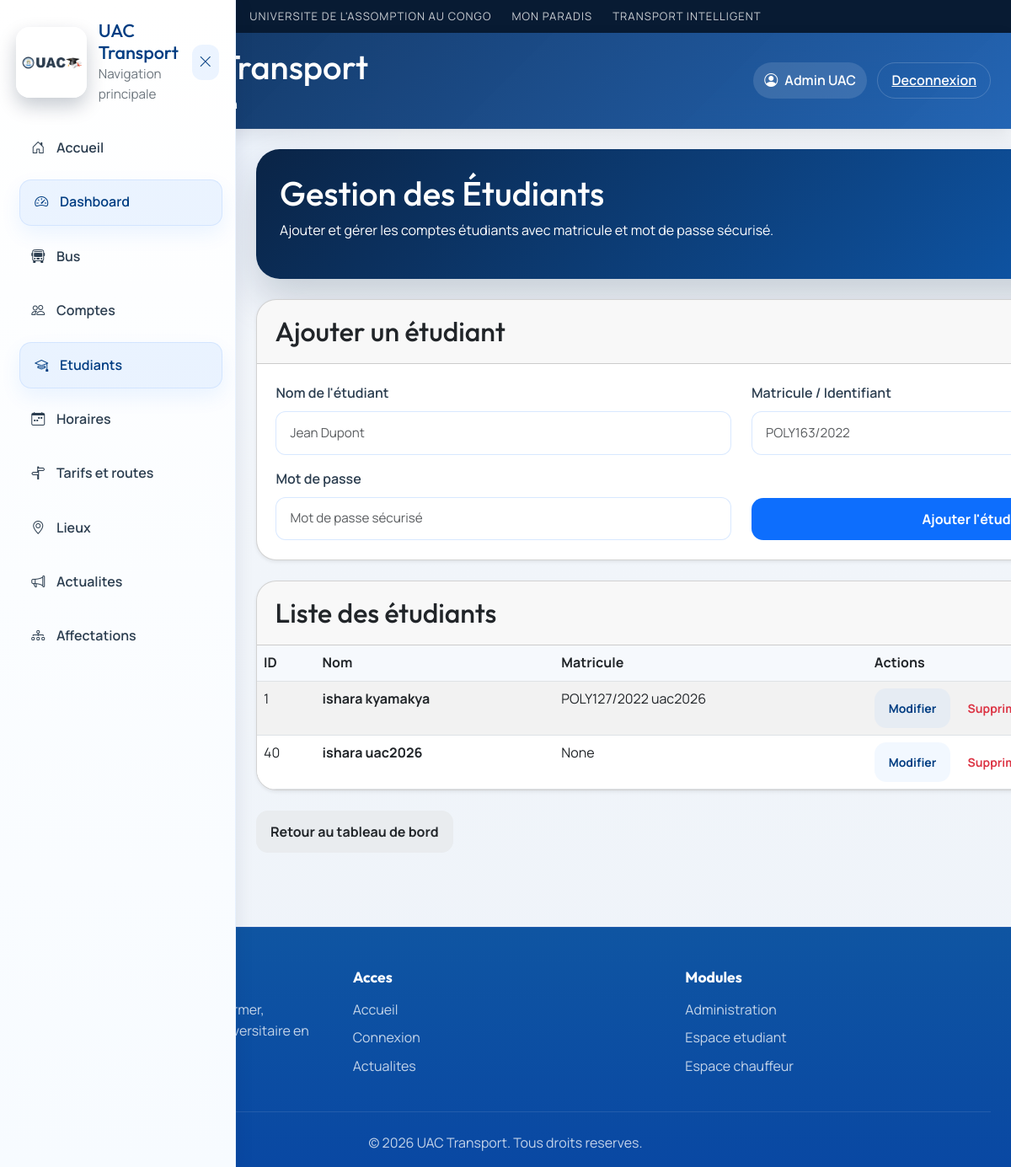
Screenshot of /admin/students (signed in) with the database file from the repository.
### tables this page shows
CREATE TABLE users (
        id INTEGER PRIMARY KEY AUTOINCREMENT,
        nom TEXT NOT NULL,
        email TEXT UNIQUE NOT NULL,
        password TEXT NOT NULL,
        role TEXT NOT NULL
    , telephone TEXT, permis TEXT, photo_path TEXT, matricule TEXT);

### app.py (the view, shortened to what this page needs)
@app.route("/admin/students", methods=["GET", "POST"])
def admin_students():
    if session.get("role") != "admin":
        return redirect(url_for("login"))
    conn = get_db()
    students = conn.execute("SELECT id, nom, matricule, email FROM users WHERE role = 'student' ORDER BY nom").fetchall()
    conn.close()
    return render_template("admin/students.html", students=students)

### app.py (called while the page is built)
def get_db():
    conn = sqlite3.connect(DATABASE)
    conn.row_factory = sqlite3.Row
    return conn

def get_current_user():
    user_id = session.get("user_id")
    if not user_id:
        return None
    conn = get_db()
    user = conn.execute("SELECT * FROM users WHERE id = ?", (user_id,)).fetchone()
    conn.close()
    return user

@app.context_processor
def inject_current_user():
    return {
        "current_user": get_current_user(),
        "profile_photo_url": profile_photo_url,
        "user_initials": get_user_initials,
    }

### templates/admin/students.html (shortened to what this page needs)
{% extends 'base.html' %}
{% block content %}
<div class="admin-page">
    <div class="page-header mb-4">
        <h1>Gestion des Étudiants</h1>
        <p class="text-muted">Ajouter et gérer les comptes étudiants avec matricule et mot de passe sécurisé.</p>
    </div>
    <div class="admin-form-section">
        <div class="card shadow-sm">
            <div class="card-header">
                <h2>Ajouter un étudiant</h2>
            </div>
            <div class="card-body">
                <form method="POST" class="row gy-3">
                    <div class="col-md-6">
                        <label class="form-label">Nom de l'étudiant</label>
                        <input type="text" name="nom" class="form-control" placeholder="Jean Dupont" required>
                    </div>
                    <div class="col-md-6">
                        <label class="form-label">Matricule / Identifiant</label>
                        <input type="text" name="email" class="form-control" placeholder="POLY163/2022" required>
                    </div>
                    <div class="col-md-6">
                        <label class="form-label">Mot de passe</label>
                        <input type="password" name="password" class="form-control" placeholder="Mot de passe sécurisé" required>
                    </div>
                    <div class="col-md-6 d-flex align-items-end">
                        <button type="submit" class="btn btn-primary w-100">Ajouter l'étudiant</button>
                    </div>
                </form>
            </div>
        </div>
    </div>
    <div class="admin-list-section mt-4">
        <div class="card shadow-sm">
            <div class="card-header">
                <h2 class="mb-0">Liste des étudiants</h2>
            </div>
            <div class="card-body p-0">
                {% if students %}
                <div class="table-responsive">
                    <table class="table table-striped mb-0">
                        <thead>
                            <tr>
                                <th>ID</th>
                                <th>Nom</th>
                                <th>Matricule</th>
                                <th>Actions</th>
                            </tr>
                        </thead>
                        <tbody>
                            {% for student in students %}
                            <tr>
                                <td>{{ student[0] }}</td>
                                <td><strong>{{ student[1] }}</strong></td>
                                <td>{{ student[2] }}</td>
                                <td>
                                    <a href="/admin/edit_user/{{ student[0] }}" class="btn btn-sm btn-outline-primary">Modifier</a>
                                    <a href="/admin/delete_user/{{ student[0] }}" class="btn btn-sm btn-outline-danger" onclick="return confirm('Confirmez la suppression?')">Supprimer</a>
                                </td>
                            </tr>
                            {% endfor %}
                        </tbody>
                    </table>
                </div>
                {% else %}
                <div class="p-4 text-center text-muted">
                    <p>Aucun étudiant enregistré. Ajoutez-en un pour commencer.</p>
                </div>
                {% endif %}
            </div>
        </div>
    </div>
    <div class="mt-4">
        <a href="/admin" class="btn btn-secondary">Retour au tableau de bord</a>
    </div>
</div>
{% endblock %}

### templates/base.html (shortened to what this page needs)
<!DOCTYPE html>
<html lang="fr">
<head>
    <link href="https://cdn.jsdelivr.net/npm/bootstrap@5.3.0/dist/css/bootstrap.min.css" rel="stylesheet">
    <link rel="stylesheet" href="https://cdnjs.cloudflare.com/ajax/libs/font-awesome/6.4.0/css/all.min.css">
    <link rel="stylesheet" href="https://cdn.jsdelivr.net/npm/bootstrap-icons@1.10.5/font/bootstrap-icons.css">
    <link rel="stylesheet" href="{{ url_for('static', filename='css/style.css') }}">
</head>
<body class="{% block body_class %}{% endblock %}">
<header class="site-banner">
    <div class="banner-inner">
        <span class="banner-item">Universite de l'Assomption au Congo</span>
        <span class="banner-item">Mon Paradis</span>
        <span class="banner-item">Transport Intelligent</span>
    </div>
</header>
<header class="topbar">
    <div class="topbar-left">
        <button class="menu-btn" type="button" aria-label="Ouvrir le menu" onclick="toggleMenu()">
        </button>
        <a href="/" class="brand-wrap topbar-brand">
            <img src="{{ url_for('static', filename='img/uaclogo.png') }}" alt="UAC Logo" class="topbar-logo">
            <div>
                <h1>UAC Transport</h1>
                <p class="muted mb-0">
                    {% if session.get('role') == 'admin' %}
                    Administration
                    {% elif session.get('role') == 'student' %}
                    Espace etudiant
                    {% elif session.get('role') == 'driver' %}
                    Espace chauffeur
                    {% else %}
                    Suivi et actualites
                    {% endif %}
                </p>
            </div>
        </a>
    </div>
    <div class="topbar-actions">
        {% if session.get('user_id') %}
        <span class="topbar-user-chip">
            <i class="bi bi-person-circle"></i>
            {{ session.get('nom') }}
        </span>
        <a class="btn btn-link topbar-link" href="/logout">Deconnexion</a>
        {% else %}
        <a class="btn btn-link topbar-link" href="/login">Connexion</a>
        {% endif %}
    </div>
</header>
<aside id="sidebar" class="sidebar">
    <div class="sidebar-header">
        <div class="sidebar-brand">
            <img src="{{ url_for('static', filename='img/uaclogo.png') }}" alt="UAC Logo" class="sidebar-logo">
            <div>
                <h2>UAC Transport</h2>
                <p class="muted mb-0">Navigation principale</p>
            </div>
        </div>
        <button class="close-btn" type="button" aria-label="Fermer" onclick="toggleMenu()">
            <i class="bi bi-x-lg"></i>
        </button>
    </div>
    <nav class="sidebar-nav">
        <a href="/"><i class="bi bi-house-door"></i><span>Accueil</span></a>
        {% if session.get('role') == 'admin' %}
        <a href="/admin"><i class="bi bi-speedometer2"></i><span>Dashboard</span></a>
        <a href="/admin/buses"><i class="bi bi-bus-front"></i><span>Bus</span></a>
        <a href="/admin/users"><i class="bi bi-people"></i><span>Comptes</span></a>
        <a href="/admin/students"><i class="bi bi-mortarboard"></i><span>Etudiants</span></a>
        <a href="/admin/schedules"><i class="bi bi-calendar-week"></i><span>Horaires</span></a>
        <a href="/admin/routes"><i class="bi bi-signpost-split"></i><span>Tarifs et routes</span></a>
        <a href="/admin/locations"><i class="bi bi-geo-alt"></i><span>Lieux</span></a>
        <a href="/admin/news"><i class="bi bi-megaphone"></i><span>Actualites</span></a>
        <a href="/admin/assignments"><i class="bi bi-diagram-3"></i><span>Affectations</span></a>
        {% endif %}
    </nav>
</aside>
<main class="content">
    {% block content %}{% endblock %}
</main>
{% block footer %}
<footer class="footer">
    <div class="footer-content">
        <div class="footer-section">
            <h3>UAC Transport</h3>
            <p>Une plateforme moderne pour informer, organiser et suivre le transport universitaire en temps reel.</p>
        </div>
        <div class="footer-section">
            <h4>Acces</h4>
            <ul>
                <li><a href="/">Accueil</a></li>
                <li><a href="/login">Connexion</a></li>
                <li><a href="/">Actualites</a></li>
            </ul>
        </div>
        <div class="footer-section">
            <h4>Modules</h4>
            <ul>
                <li><a href="/admin">Administration</a></li>
                <li><a href="/student">Espace etudiant</a></li>
                <li><a href="/driver">Espace chauffeur</a></li>
            </ul>
        </div>
    </div>
    <div class="footer-bottom">
        <p class="mb-0">&copy; 2026 UAC Transport. Tous droits reserves.</p>
    </div>
</footer>
{% endblock %}
</body>
</html>

### rows the page displays
users: get "Admin UAC"
users: id "1", nom "ishara kyamakya", matricule "POLY127/2022 uac2026"
users: id "40", nom "ishara uac2026", student "None"
